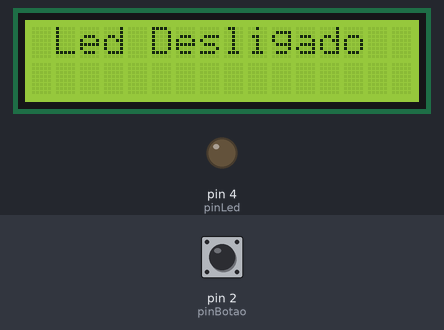
A sketch run on a simulated Arduino Uno, built with avr-gcc and run on an emulated ATmega328P. Parts: 16×2 character LCD, output pins drawn as LEDs (lit = HIGH). The test bench sets the inputs (shaded band); at power-on: pin 2 (pinBotao) LOW.

Above: at 1.2 s.
1.3 s: pin 2 (pinBotao) pulled HIGH for 0.15 s
At 2.1 s:
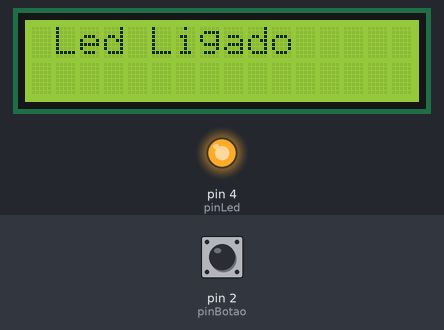
2.9 s: pin 2 (pinBotao) pulled HIGH for 1 s
At 3.3 s:
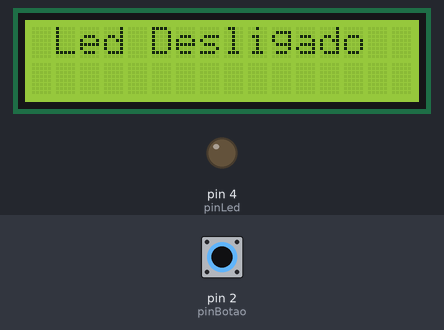
5.4 s: pin 2 (pinBotao) pulled HIGH for 3.2 s
At 6.5 s:
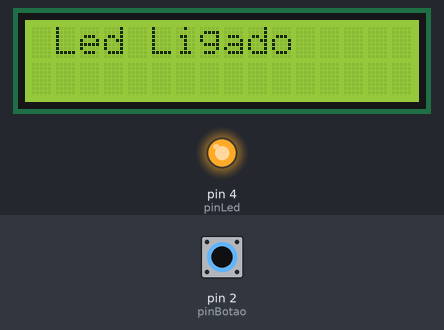
Timing chart, 0 to 8.4 s (numbered marks = the images above; inputs shaded):
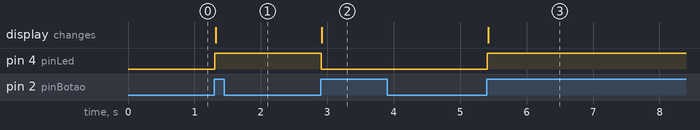

The sketch:

aula_35_lcd1.ino
```cpp
//void setup()
//{
  //lcd.init ();
  //lcd.backlight ();
  //lcd.print ("oi");
//}

 //lcd.init (); // inicia o codigo
  //lcd.backlight () //liga a luz de fundo //lcd.noBacklight; desliga
  //pinMode (2,INPUT);
  //lcd.setCursor (0,0); //lcd.home () pode substituir o (0,0)
  //lcd.print  ("OLA MUNDO") //mandar informacao para o lcd
  //lcd.setCursor (0,1);
  //lcd.print ("SENAI");

//lcd.setCursor (6,1);
//lcd.print (millis ()/1000);

#include <LiquidCrystal_I2C.h>

LiquidCrystal_I2C lcd(0x27,16,2);
#define pinBotao 2
#define pinLed 4

void setup()
{
  pinMode (pinBotao,INPUT);
  pinMode (pinLed,OUTPUT);
  lcd.init ();
  lcd.backlight ();

}
void loop()
{


  static  bool estadoLed = 0;
  static bool estadoAnterior = 0;
  static bool estadoBotao = 0;


  bool estadoAtual = digitalRead(pinBotao);

  if (estadoAtual == 1 && estadoAnterior == 0){

    estadoLed = !estadoLed;
    digitalWrite(pinLed, estadoLed);
  }
  estadoAnterior=estadoAtual;

  if (estadoLed)
  {
   lcd.setCursor (0,0); // para poder posicionar antes de escrever
  lcd.print (" Led Ligado   ");


  }
  else
  {
    lcd.setCursor (0,0);
  lcd.print (" Led Desligado");

  }

}
```

Measured:
- after the input at 1.3 s, pin 4 (pinLed): LOW → HIGH at once; the display: changes at once (image 1)
- after the input at 2.9 s, pin 4 (pinLed): HIGH → LOW at once; the display: changes at once (image 2)
- after the input at 5.4 s, pin 4 (pinLed): LOW → HIGH at once; the display: changes at once (image 3)
